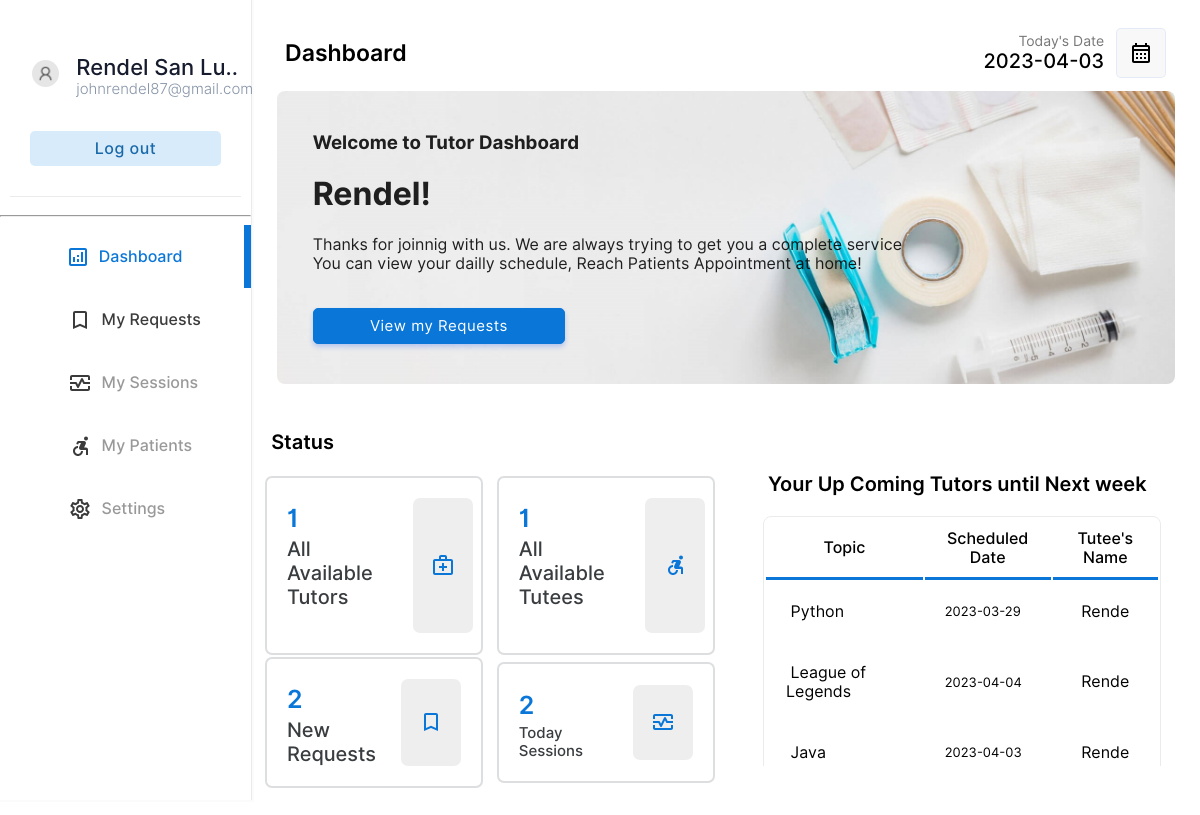
Screenshot of /tutor/index.php (signed in) with the database file from the repository.
### tables this page shows
CREATE TABLE `tbl_peer` (
  `peerid` int(10) NOT NULL,
  `fname` varchar(255) DEFAULT NULL,
  `mname` varchar(255) DEFAULT NULL,
  `lname` varchar(255) DEFAULT NULL,
  `studentnum` varchar(255) DEFAULT NULL,
  `sex` varchar(255) DEFAULT NULL,
  `bday` varchar(255) DEFAULT NULL,
  `email` varchar(255) DEFAULT NULL,
  `course` varchar(255) DEFAULT NULL,
  `year` int(10) DEFAULT NULL,
  `username` varchar(255) DEFAULT NULL,
  `password` varchar(255) DEFAULT NULL,
  `category` int(10) DEFAULT NULL
);

CREATE TABLE `tbl_request` (
  `requestid` int(10) NOT NULL,
  `tuteeid` int(10) DEFAULT NULL,
  `tutorid` int(10) NOT NULL,
  `topic` varchar(255) DEFAULT NULL,
  `timereq` datetime DEFAULT NULL,
  `status` int(10) DEFAULT NULL
);

### tutor/index.php (the view, shortened to what the rows shown need)
<!DOCTYPE html>
<html lang="en">
<head>
    <link rel="stylesheet" href="../css/animations.css">
    <link rel="stylesheet" href="../css/main.css">
    <link rel="stylesheet" href="../css/admin.css">
</head>
<body>
    <?php
    if(isset($_SESSION["username"])){
        if(($_SESSION["username"])=="" or $_SESSION['category']!=1){
            header("location: ../login.php");
        }else{
            $username=$_SESSION["username"];
        }
    }else{
        header("location: ../login.php");
    }
    include("../connect.php");
    $userrow = $database->query("select * from tbl_peer where username='$username'");
    $userfetch=$userrow->fetch_assoc();
    $email=$userfetch["email"];
    $fname=$userfetch["fname"];
    $mname=$userfetch["mname"];
    $lname=$userfetch["lname"];
    ?>
    <div class="container">
        <div class="menu">
            <table class="menu-container" border="0">
                <tr>
                    <td style="padding:10px" colspan="2">
                        <table border="0" class="profile-container">
                            <tr>
                                <td style="padding:0px;margin:0px;">
                                    <p class="profile-title"><?php echo substr($fname .' '. $mname .' '. $lname,0,13)  ?>..</p>
                                    <p class="profile-subtitle"><?php echo substr($email,0,22)  ?></p>
                                </td>
                            </tr>
                    </table>
                    </td>
                </tr>
                        <a href="index.php" class="non-style-link-menu non-style-link-menu-active"><div><p class="menu-text">Dashboard</p></a></div></a>
                        <a href="appointment.php" class="non-style-link-menu"><div><p class="menu-text">My Requests</p></a></div>
        <div class="dash-body" style="margin-top: 15px">
            <table border="0" width="100%" style=" border-spacing: 0;margin:0;padding:0;" >
                <tr>
                    <td colspan="4" >
                    <center>
                    <table class="filter-container doctor-header" style="border: none;width:95%" border="0" >
                    <tr>
                        <td >
                            <h3>Welcome to Tutor Dashboard</h3>
                            <h1><?php echo $fname  ?>!</h1>
                            <p>Thanks for joinnig with us. We are always trying to get you a complete service<br>
                            You can view your dailly schedule, Reach Patients Appointment at home!<br><br>
                            </p>
                            <a href="appointment.php" class="non-style-link"><button class="btn-primary btn" style="width:30%">View my Requests</button></a>
                            <br>
                            <br>
                        </td>
                    </tr>
                    </table>
                    </center>
                </td>
                </tr>
                <tr>
                    <td colspan="4">
                        <table border="0" width="100%"">
                            <tr>
                                <td>
                                    <center>
                                        <div class="abc scroll" style="height: 250px;padding: 0;margin: 0;">
                                        <table width="85%" class="sub-table scrolldown" border="0" >
                                        <thead>
                                        <tr>
                                                <th class="table-headin">
                                                Topic
                                                </th>
                                                <th class="table-headin">
                                                Scheduled Date
                                                </th>
                                                <th class="table-headin">
                                                     Tutee's Name
                                                </th>
                                                </tr>
                                        </thead>
                                        <tbody>
                                            <?php
                                            $sqlmain= "select b.topic, b.timereq, a.fname from tbl_request b, tbl_peer a where a.peerid = b.tutorid and b.status = '0'";
                                                $result= $database->query($sqlmain);
                                                if($result->num_rows==0){
                                                    echo '<tr>
                                                    <td colspan="4">
                                                    <br><br><br><br>
                                                    <center>
                                                    <img src="../img/notfound.svg" width="25%">
                                                    <br>
                                                    <p class="heading-main12" style="margin-left: 45px;font-size:20px;color:rgb(49, 49, 49)">We  couldnt find anything related to your keywords !</p>
                                                    <a class="non-style-link" href="schedule.php"><button  class="login-btn btn-primary-soft btn"  style="display: flex;justify-content: center;align-items: center;margin-left:20px;">&nbsp; Show all Sessions &nbsp;</font></button>
                                                    </a>
                                                    </center>
                                                    <br><br><br><br>
                                                    </td>
                                                    </tr>';
                                                }
                                                else{
                                                for ( $x=0; $x<$result->num_rows;$x++){
                                                    $row=$result->fetch_assoc();
                                                    $topic=$row["topic"];
                                                    $timereq=$row["timereq"];
                                                    $fname=$row["fname"];
                                                    echo '<tr>
                                                        <td style="padding:20px;"> &nbsp;'.
                                                        substr($topic,0,30)
                                                        .'</td>
                                                        <td style="padding:20px;font-size:13px;">
                                                        '.substr($timereq,0,10).'
                                                        </td>
                                                        <td style="text-align:center;">
                                                            '.substr($fname,0,5).'
                                                        </td>
                                                    </tr>';
                                                }
                                            }
                                            ?>
                                            </tbody>
                                        </table>
                                        </div>
                                        </center>
                                </td>
                            </tr>
                        </table>
                    </td>
            </table>
        </div>
</body>
</html>

### rows the page displays
tbl_peer: substr($fname .' '. $mname .' '. $lname,0,13) "Rendel San Lu", email "johnrendel87@gmail.com", fname "Rendel"
tbl_request: topic "Python", timereq "2023-03-29", tbl_peer.fname "Rende"
tbl_request: topic "League of Legends", timereq "2023-04-04", tbl_peer.fname "Rende"
tbl_request: topic "Java", timereq "2023-04-03", tbl_peer.fname "Rende"

### other values shown
$doctorrow->num_rows "1"
$patientrow->num_rows "1"
$appointmentrow ->num_rows "2"
$schedulerow ->num_rows "2"
